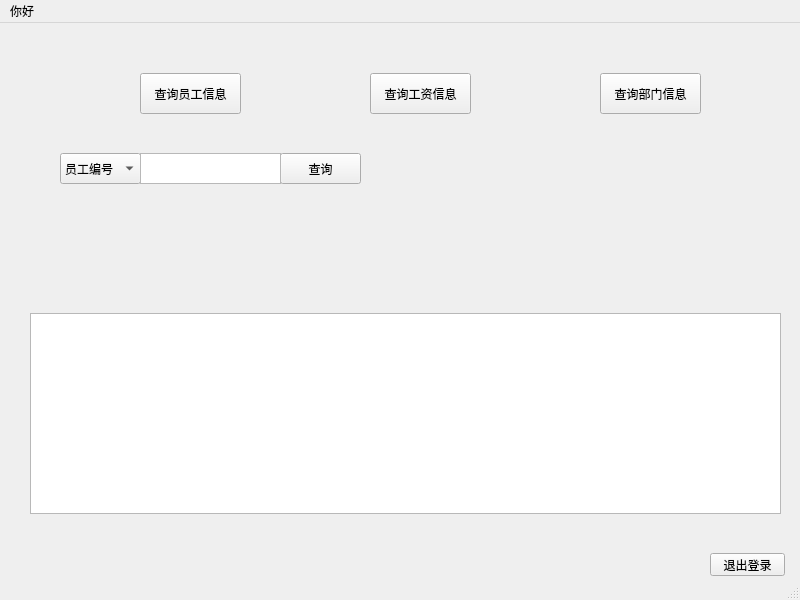
<?xml version="1.0" encoding="UTF-8"?>
<ui version="4.0">
 <class>MainWindow</class>
 <widget class="QMainWindow" name="MainWindow">
  <property name="geometry">
   <rect>
    <x>0</x>
    <y>0</y>
    <width>800</width>
    <height>600</height>
   </rect>
  </property>
  <property name="windowTitle">
   <string>MainWindow</string>
  </property>
  <widget class="QWidget" name="centralwidget">
   <widget class="QLabel" name="label">
    <property name="geometry">
     <rect>
      <x>40</x>
      <y>20</y>
      <width>54</width>
      <height>12</height>
     </rect>
    </property>
    <property name="text">
     <string/>
    </property>
   </widget>
   <widget class="QPushButton" name="pushButton">
    <property name="geometry">
     <rect>
      <x>710</x>
      <y>530</y>
      <width>75</width>
      <height>23</height>
     </rect>
    </property>
    <property name="text">
     <string>退出登录</string>
    </property>
   </widget>
   <widget class="QStackedWidget" name="stackedWidget">
    <property name="geometry">
     <rect>
      <x>20</x>
      <y>100</y>
      <width>771</width>
      <height>421</height>
     </rect>
    </property>
    <property name="currentIndex">
     <number>0</number>
    </property>
    <widget class="QWidget" name="page">
     <widget class="QComboBox" name="comboBox">
      <property name="geometry">
       <rect>
        <x>40</x>
        <y>30</y>
        <width>81</width>
        <height>31</height>
       </rect>
      </property>
      <item>
       <property name="text">
        <string>员工编号</string>
       </property>
      </item>
      <item>
       <property name="text">
        <string>姓名</string>
       </property>
      </item>
     </widget>
     <widget class="QPushButton" name="pushButton_5">
      <property name="geometry">
       <rect>
        <x>260</x>
        <y>30</y>
        <width>81</width>
        <height>31</height>
       </rect>
      </property>
      <property name="text">
       <string>查询</string>
      </property>
     </widget>
     <widget class="QTableView" name="tableView">
      <property name="geometry">
       <rect>
        <x>10</x>
        <y>190</y>
        <width>751</width>
        <height>201</height>
       </rect>
      </property>
     </widget>
     <widget class="QTextEdit" name="textEdit">
      <property name="geometry">
       <rect>
        <x>120</x>
        <y>30</y>
        <width>141</width>
        <height>31</height>
       </rect>
      </property>
     </widget>
    </widget>
    <widget class="QWidget" name="page_2">
     <widget class="QLabel" name="label_3">
      <property name="geometry">
       <rect>
        <x>160</x>
        <y>160</y>
        <width>81</width>
        <height>61</height>
       </rect>
      </property>
      <property name="text">
       <string>工资</string>
      </property>
     </widget>
    </widget>
    <widget class="QWidget" name="page_3">
     <widget class="QLabel" name="label_4">
      <property name="geometry">
       <rect>
        <x>300</x>
        <y>170</y>
        <width>71</width>
        <height>41</height>
       </rect>
      </property>
      <property name="text">
       <string>部门</string>
      </property>
     </widget>
    </widget>
   </widget>
   <widget class="QPushButton" name="pushButton_2">
    <property name="geometry">
     <rect>
      <x>140</x>
      <y>50</y>
      <width>101</width>
      <height>41</height>
     </rect>
    </property>
    <property name="text">
     <string>查询员工信息</string>
    </property>
   </widget>
   <widget class="QPushButton" name="pushButton_3">
    <property name="geometry">
     <rect>
      <x>370</x>
      <y>50</y>
      <width>101</width>
      <height>41</height>
     </rect>
    </property>
    <property name="text">
     <string>查询工资信息</string>
    </property>
   </widget>
   <widget class="QPushButton" name="pushButton_4">
    <property name="geometry">
     <rect>
      <x>600</x>
      <y>50</y>
      <width>101</width>
      <height>41</height>
     </rect>
    </property>
    <property name="text">
     <string>查询部门信息</string>
    </property>
   </widget>
  </widget>
  <widget class="QMenuBar" name="menubar">
   <property name="geometry">
    <rect>
     <x>0</x>
     <y>0</y>
     <width>800</width>
     <height>22</height>
    </rect>
   </property>
   <widget class="QMenu" name="menu">
    <property name="title">
     <string>你好</string>
    </property>
   </widget>
   <addaction name="menu"/>
  </widget>
  <widget class="QStatusBar" name="statusbar"/>
 </widget>
 <resources/>
 <connections/>
</ui>
